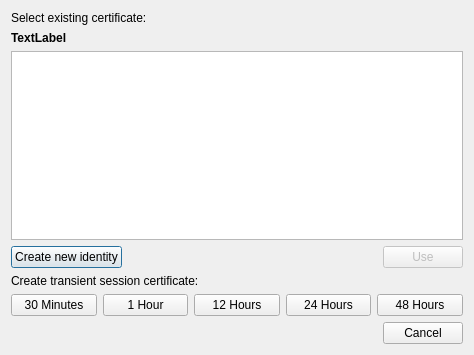
<?xml version="1.0" encoding="UTF-8"?>
<ui version="4.0">
 <class>CertificateSelectionDialog</class>
 <widget class="QDialog" name="CertificateSelectionDialog">
  <property name="geometry">
   <rect>
    <x>0</x>
    <y>0</y>
    <width>474</width>
    <height>355</height>
   </rect>
  </property>
  <property name="windowTitle">
   <string>Select client certificate</string>
  </property>
  <layout class="QVBoxLayout" name="verticalLayout">
   <item>
    <widget class="QLabel" name="label">
     <property name="text">
      <string>Select existing certificate:</string>
     </property>
    </widget>
   </item>
   <item>
    <widget class="QLabel" name="server_request">
     <property name="font">
      <font>
       <weight>75</weight>
       <bold>true</bold>
      </font>
     </property>
     <property name="text">
      <string>TextLabel</string>
     </property>
     <property name="wordWrap">
      <bool>true</bool>
     </property>
    </widget>
   </item>
   <item>
    <widget class="QTreeView" name="certificates">
     <property name="headerHidden">
      <bool>true</bool>
     </property>
    </widget>
   </item>
   <item>
    <layout class="QHBoxLayout" name="horizontalLayout_2">
     <item>
      <widget class="QPushButton" name="create_new_cert">
       <property name="text">
        <string>Create new identity</string>
       </property>
       <property name="icon">
        <iconset resource="icons.qrc">
         <normaloff>:/icons/plus.svg</normaloff>:/icons/plus.svg</iconset>
       </property>
      </widget>
     </item>
     <item>
      <spacer name="horizontalSpacer">
       <property name="orientation">
        <enum>Qt::Horizontal</enum>
       </property>
       <property name="sizeHint" stdset="0">
        <size>
         <width>40</width>
         <height>20</height>
        </size>
       </property>
      </spacer>
     </item>
     <item>
      <widget class="QPushButton" name="use_selected_cert">
       <property name="enabled">
        <bool>false</bool>
       </property>
       <property name="text">
        <string>Use</string>
       </property>
      </widget>
     </item>
    </layout>
   </item>
   <item>
    <widget class="QLabel" name="label_2">
     <property name="text">
      <string>Create transient session certificate:</string>
     </property>
    </widget>
   </item>
   <item>
    <layout class="QHBoxLayout" name="horizontalLayout">
     <item>
      <widget class="QPushButton" name="use_temp_cert_30m">
       <property name="text">
        <string>30 Minutes</string>
       </property>
      </widget>
     </item>
     <item>
      <widget class="QPushButton" name="use_temp_cert_1h">
       <property name="text">
        <string>1 Hour</string>
       </property>
      </widget>
     </item>
     <item>
      <widget class="QPushButton" name="use_temp_cert_12h">
       <property name="text">
        <string>12 Hours</string>
       </property>
      </widget>
     </item>
     <item>
      <widget class="QPushButton" name="use_temp_cert_24h">
       <property name="text">
        <string>24 Hours</string>
       </property>
      </widget>
     </item>
     <item>
      <widget class="QPushButton" name="use_temp_cert_48h">
       <property name="text">
        <string>48 Hours</string>
       </property>
      </widget>
     </item>
    </layout>
   </item>
   <item>
    <widget class="QDialogButtonBox" name="buttonBox">
     <property name="standardButtons">
      <set>QDialogButtonBox::Cancel</set>
     </property>
    </widget>
   </item>
  </layout>
 </widget>
 <resources>
  <include location="icons.qrc"/>
 </resources>
 <connections>
  <connection>
   <sender>buttonBox</sender>
   <signal>rejected()</signal>
   <receiver>CertificateSelectionDialog</receiver>
   <slot>reject()</slot>
   <hints>
    <hint type="sourcelabel">
     <x>236</x>
     <y>333</y>
    </hint>
    <hint type="destinationlabel">
     <x>236</x>
     <y>177</y>
    </hint>
   </hints>
  </connection>
 </connections>
</ui>
